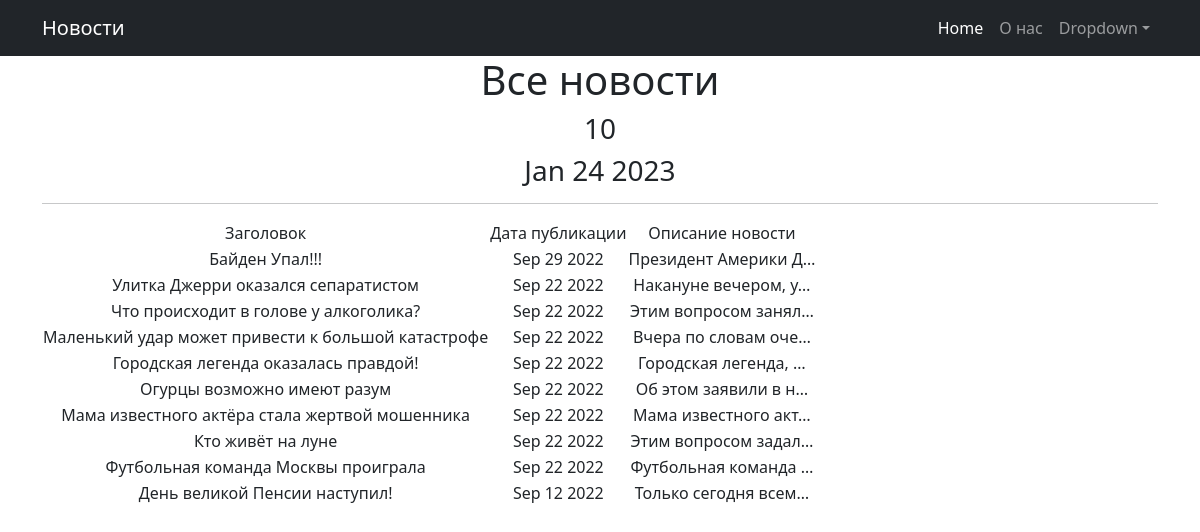
The page /news/ on the database as committed earlier.
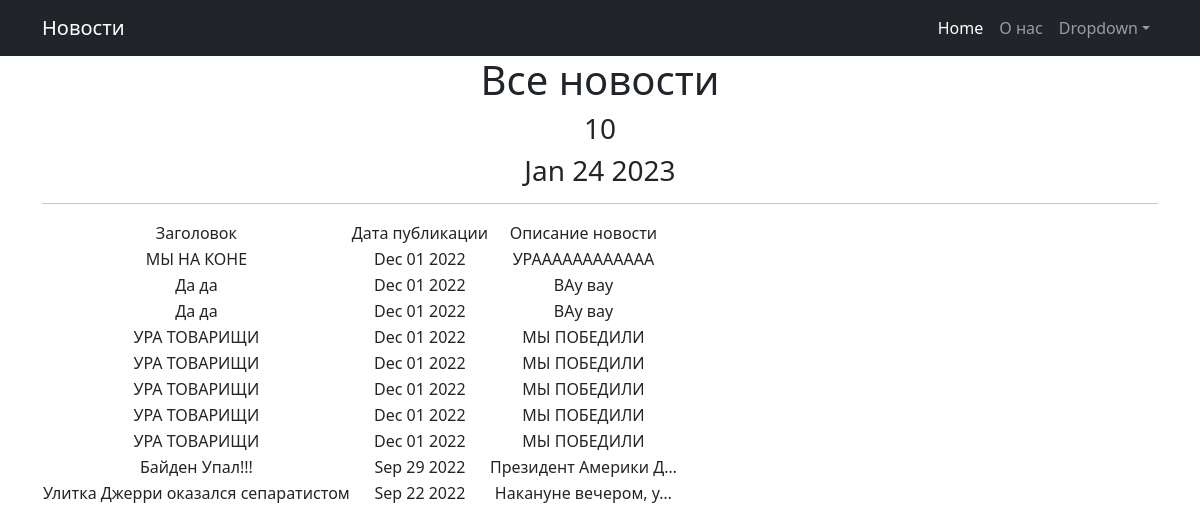
The same page on the database as committed later.
### news/models.py (models this page shows, shortened)
class Post(models.Model):
    author = models.ForeignKey(Author, on_delete=models.CASCADE)
    NEWS = 'NW'
    ARTICLE = 'AR'
    CATEGORY_CHOICES = (
        (NEWS, 'Новость'),
        (ARTICLE, 'Статья')
    )
    categoryType = models.CharField(max_length=2, choices=CATEGORY_CHOICES, default=ARTICLE)
    dateCreation = models.DateTimeField(auto_now_add=True)
    postCategory = models.ManyToManyField(Category, through='PostCategory')
    title = models.CharField(max_length=128)
    text = models.TextField()
    rating = models.SmallIntegerField(default=0)

### news/views.py (the view)
# urls.py: path('', PostsList.as_view(), name='post_list'),
class PostsList(ListView):
    model = Post
    ordering = '-dateCreation'
    template_name = 'posts.html'
    context_object_name = 'posts'
    paginate_by = 10
    def get_queryset(self):
        queryset = super().get_queryset()
        self.filterset = PostFilter(self.request.GET, queryset)
        return self.filterset.qs
    def get_context_data(self, **kwargs):
        context = super().get_context_data(**kwargs)
        context['filterset'] = self.filterset
        return context

### news/templatetags/custom_filters.py (called while the page is built)
@register.filter()
def censor(value):
    bad_words = ('редиска', 'дурак', 'придурок')
    if not isinstance(value, str):
        raise ValueError('Невозможно применить цензор не к строке')
    for word in value.split():
        if word.lower() in bad_words:
            value = value.replace(word, f"{word[0]}{'*' * (len(word) - 1)}")
    return value

### news/templatetags/custom_tags.py (called while the page is built)
@register.simple_tag()
def current_time(format_string='%b %d %Y'):
   return datetime.utcnow().strftime(format_string)

### templates/posts.html (shortened to what this page needs)
{% extends 'flatpages/default.html' %}
{% load custom_filters %}
{% load custom_tags %}
{% block content %}
   <h1>Все новости</h1>
   <h3>{{ posts|length }}</h3>
   <h3>{% current_time '%b %d %Y' %}</h3>
   <hr>
   {% if posts %}
       <table>
           <tr>
               <td>Заголовок</td>
               <td>Дата публикации</td>
               <td>Описание новости</td>
           </tr>
           {% for post in posts %}
           <tr>
               <td>{{ post.title }}</td>
               <td>{{ post.dateCreation|date:'M d Y' }}</td>
               <td>{{ post.text|censor|truncatechars:20 }}</td>
           </tr>
           {% endfor %}
       </table>
   {% else %}
       <h2>Новостей нет!</h2>
   {% endif %}
{% endblock content %}

Rows that differ between the two databases and show on the page:
no longer on this page (row unchanged): Post: title "Что происходит в голове у алкоголика?", dateCreation "Sep 22 2022", text|censor "Этим вопросом занял…"
no longer on this page (row unchanged): Post: title "Маленький удар может привести к большой катастрофе", dateCreation "Sep 22 2022", text|censor "Вчера по словам оче…"
no longer on this page (row unchanged): Post: title "Городская легенда оказалась правдой!", dateCreation "Sep 22 2022", text|censor "Городская легенда, …"
no longer on this page (row unchanged): Post: title "Огурцы возможно имеют разум", dateCreation "Sep 22 2022", text|censor "Об этом заявили в н…"
no longer on this page (row unchanged): Post: title "Мама известного актёра стала жертвой мошенника", dateCreation "Sep 22 2022", text|censor "Мама известного акт…"
no longer on this page (row unchanged): Post: title "Кто живёт на луне", dateCreation "Sep 22 2022", text|censor "Этим вопросом задал…"
no longer on this page (row unchanged): Post: title "Футбольная команда Москвы проиграла", dateCreation "Sep 22 2022", text|censor "Футбольная команда …"
no longer on this page (row unchanged): Post: title "День великой Пенсии наступил!", dateCreation "Sep 12 2022", text|censor "Только сегодня всем…"
added Post: title "МЫ НА КОНЕ", dateCreation "Dec 01 2022", text|censor "УРАААААААААААА"
added Post: title "Да да", dateCreation "Dec 01 2022", text|censor "ВАу вау"
added Post: title "Да да", dateCreation "Dec 01 2022", text|censor "ВАу вау"
added Post: title "УРА ТОВАРИЩИ", dateCreation "Dec 01 2022", text|censor "МЫ ПОБЕДИЛИ"
added Post: title "УРА ТОВАРИЩИ", dateCreation "Dec 01 2022", text|censor "МЫ ПОБЕДИЛИ"
added Post: title "УРА ТОВАРИЩИ", dateCreation "Dec 01 2022", text|censor "МЫ ПОБЕДИЛИ"
added Post: title "УРА ТОВАРИЩИ", dateCreation "Dec 01 2022", text|censor "МЫ ПОБЕДИЛИ"
added Post: title "УРА ТОВАРИЩИ", dateCreation "Dec 01 2022", text|censor "МЫ ПОБЕДИЛИ"
